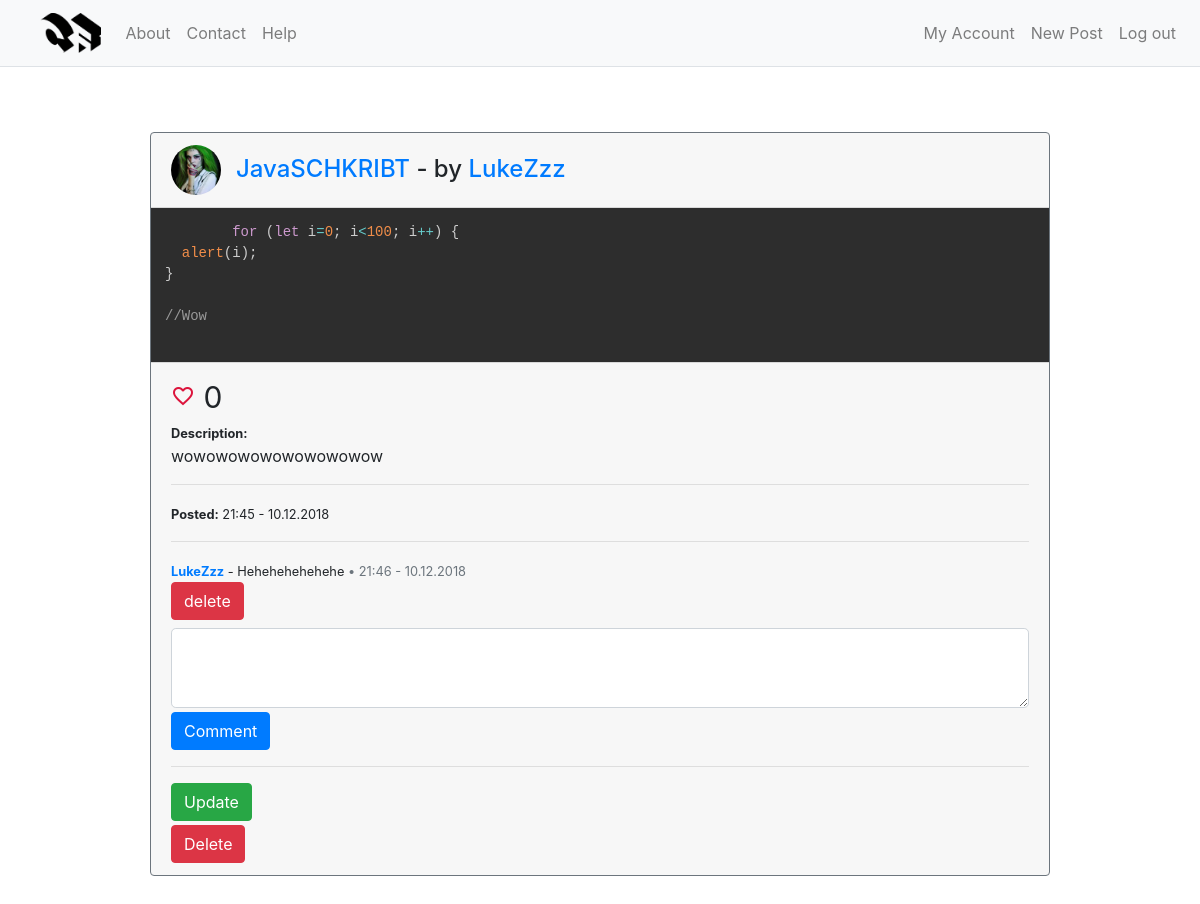
Before: /post/4 (signed in) with the older database file.
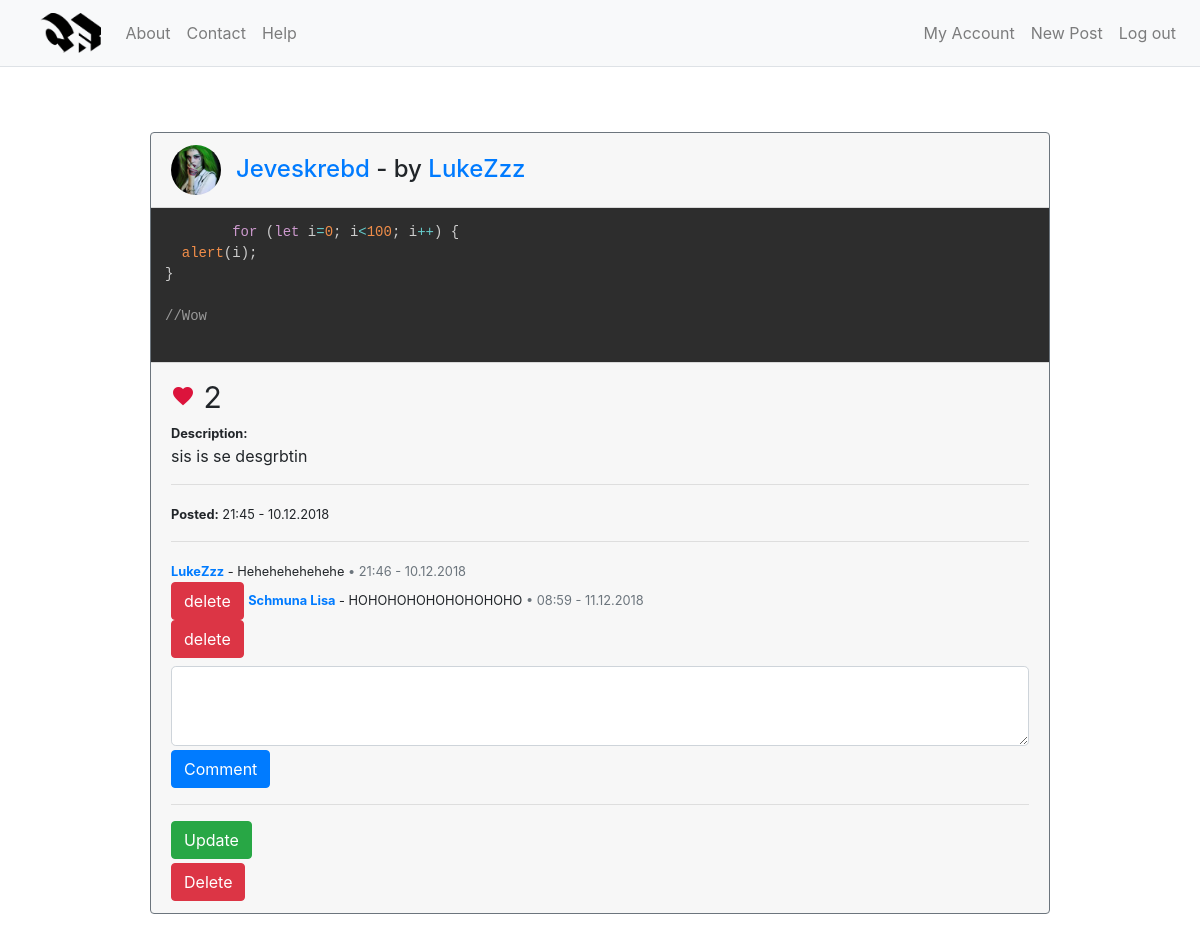
After: the same page with the newer database file.
### website/models.py (models this page shows, shortened)
class User(db.Model, UserMixin):
    id = db.Column(db.Integer, primary_key=True)
    username = db.Column(db.String(20), unique=True, nullable=False)
    email = db.Column(db.String(120), unique=True, nullable=False)
    image_file = db.Column(db.String(20), nullable=False, default='default.jpg')
    password = db.Column(db.String(60), nullable=False)
    posts = db.relationship('Post', backref='author', lazy=True)
    liked_comments = db.relationship('CommentLike', backref='user', lazy=True)
    liked_posts = db.relationship('PostLike', backref='user', lazy=True)

class Post(db.Model):
    id = db.Column(db.Integer, primary_key=True)
    title = db.Column(db.String(50), nullable=False)
    datetime = db.Column(db.DateTime, nullable=False, default=datetime.utcnow)
    code = db.Column(db.Text, nullable=False)
    description = db.Column(db.Text, nullable=False)
    user_id = db.Column(db.Integer, db.ForeignKey('user.id'))
    language_id = db.Column(db.Integer, db.ForeignKey('language.id'))
    user_likes = db.relationship('PostLike', backref='likes', lazy=True)
    comments = db.relationship('Comment', backref='comments')
    language = db.relationship('Language', backref='language')

class Comment(db.Model):
    id = db.Column(db.Integer, primary_key=True)
    content = db.Column(db.Text, nullable=False)
    datetime = db.Column(db.DateTime, nullable=False, default=datetime.utcnow)
    post_id = db.Column(db.Integer, db.ForeignKey('post.id'))
    user_id = db.Column(db.Integer, db.ForeignKey('user.id'))
    user_likes = db.relationship('CommentLike', backref='likes', lazy=True)
    user = db.relationship('User', backref='author')

### website/posts/routes.py (the view, shortened to what this page needs)
@posts.route("/post/<int:id>", methods=['GET', 'POST'])
def post(id):
    post = Post.query.get_or_404(id)
    form = CommentForm()
    for error in form.errors:
        flash(error)
    return render_template('post.html', title=post.title, post=post, form=form, getLikeUrl=getLikeUrl, getLikeIcon=getLikeIcon)

### website/posts/forms.py
class CommentForm(FlaskForm):
    comment = TextAreaField('Your Comment', validators=[DataRequired(), Length(min=1, max=500)], render_kw={
        "autocomplete" : "off",
        "autocorrect" : "off",
        "autocapitalize" : "off",
        "spellcheck" : "false"
    })
    submit = SubmitField('Comment')

### website/main/routes.py (called while the page is built)
def getLikeIcon(post):
        liked = PostLike.query.filter_by(user_id=current_user.id, post_id=post.id).first()
        if liked:
            return 'favorite'
        return 'favorite_border'

def getLikeUrl(post):
    liked = PostLike.query.filter_by(user_id=current_user.id, post_id=post.id).first()
    if liked:
        return 'posts.unlike'
    return 'posts.like'

### website/models.py (called while the page is built)
@login_manager.user_loader
def load_user(user_id):
    return User.query.get(int(user_id))

### website/templates/post.html (shortened to what this page needs)
{% extends "layout.html" %}
{% block content %}
<div class="card w-75 ml-auto mr-auto m-5 border-secondary">
  <div class="card-header">
    <div class="w-25">
      <img style="width:50px;float:left;" class="rounded-circle account-img" src="{{ url_for('static', filename='profile_pics/' + post.author.image_file) }}" alt="">
    </div>
    <div class="felx-column">
      <h4 style="position:relative;left:15px;top:10px;"><a href="{{ url_for('posts.post', id=post.id) }}" style="text-decoration:none;">{{ post.title }}</a> - by <a alt="{{ post.author.username }}" title="{{ post.author.username }}" href="{{ url_for('users.user', username=post.author.username) }}" style="width:50px;height:50px;text-decoration:none;">{{ post.author.username }}</a></h4>
    </div>
  </div>
  <div class="card-body p-0">
      <pre class="language-{{ post.language.name }} m-0">
        <code>{{ post.code }}</code>
      </pre>
  </div>
  <div class="card-footer">
    {% if current_user.is_authenticated %}
    <a href="{{ url_for(getLikeUrl(post), id=post.id) }}"><i class="material-icons like_button">{{ getLikeIcon(post) }}</i></a><small style="font-size: 30px;"> {{ post.user_likes|length }}</small><br>
    {% endif %}
    <small><b>Description:</b></small>
    <p>{{ post.description }}</p>
    <hr>
    <small><b>Posted:</b> {{ post.datetime.strftime('%H:%M - %d.%m.%Y') }}</small>
    {% if post.comments %}<hr>{% endif %}
    {% for comment in post.comments %}
      <small><b><a href="{{ url_for('users.user', username=comment.user.username) }}">{{ comment.user.username }}</a></b> - {{ comment.content }}<span class="text-muted"> • {{ comment.datetime.strftime('%H:%M - %d.%m.%Y') }}</span></small><br><a href="{{ url_for('posts.delete_post', post_id=post.id, comment_id=comment.id) }}" class="btn btn-danger">delete</a>
    {% endfor %}
    {% if current_user.is_authenticated %}
      <div class="form-inline">
        <form class="w-100" action="" method="post">
          {% if form.comment.errors %}
              {{ form.comment(class="form-control form-control-lg is-invalid comment_field w-100 p-1") }}
              <div class="invalid-feedback">
                  {% for error in form.comment.errors %}
                      <span>{{ error }}</span>
                  {% endfor %}
              </div>
          {% else %}
              {{ form.comment(class="form-control form-control-lg comment_field w-100 p-1 mt-2") }}
          {% endif %}
          {{ form.submit(class="btn btn-primary mt-1") }}
        </form>
      </div>
    {% endif %}
    {% if post.author == current_user %}
    <hr>
    <form action="{{ url_for('posts.update_post', id=post.id) }}" method="GET">
      <input class="btn btn-success mb-1" type="submit" value="Update">
    </form>
    <form action="{{ url_for('posts.delete_post', id=post.id) }}" method="POST">
      <input class="btn btn-danger" type="submit" value="Delete">
    </form>
    {% endif %}
  </div>
</div>
{% endblock content %}

### website/templates/layout.html (shortened to what this page needs)
<!DOCTYPE html>
<html lang="en" dir="ltr">
  <head>
    <link rel="stylesheet" href="https://maxcdn.bootstrapcdn.com/bootstrap/4.0.0/css/bootstrap.min.css">
    <link rel="stylesheet" href="{{ url_for('static', filename='master.css') }}">
    <link rel="stylesheet" href="{{ url_for('static', filename='prism.css') }}">
  </head>
  <body>
    {% include "navbar.html" %}
    <div class="container-fluid">
      <div class="row">
        <div class="col-12">
        </div>
        {% block content %}{% endblock %}
      </div>
    </div>
  </body>
</html>

### website/templates/navbar.html (shortened to what this page needs)
<nav class="navbar navbar-expand-md navbar-light bg-light border-bottom mb-3">
    <a class="navbar-brand ml-4" href="{{ url_for('main.home') }}">
      <img src="{{ url_for('static', filename='Logo.png') }}" alt="logo" style="height:40px;">
    </a>
    <div id="navbarNavDropdown" class="navbar-collapse collapse">
        <ul class="navbar-nav w-100">
            <li class="nav-item">
                <a class="nav-link" href="{{ url_for('main.about') }}">About</a>
            </li>
            <li class="nav-item">
                <a class="nav-link" href="{{ url_for('main.contact') }}">Contact</a>
            </li>
            <li class="nav-item">
                <a class="nav-link" href="{{ url_for('main.help', path='test.txt') }}">Help</a>
            </li>
            {% if not current_user.is_authenticated %}
              <li class="nav-item  ml-md-auto ml-lg-auto">
                  <a class="nav-link" href="{{ url_for('users.login') }}">Log In</a>
              </li>
              <li class="nav-item">
                  <a class="nav-link" href="{{ url_for('users.register') }}">Register</a>
              </li>
            {% else %}
              <li class="nav-item  ml-md-auto ml-lg-auto">
                  <a class="nav-link" href="{{ url_for('users.account') }}">My Account</a>
              </li>
              <li class="nav-item">
                  <a class="nav-link" href="{{ url_for('users.new') }}">New Post</a>
              </li>
              <li class="nav-item">
                  <a class="nav-link" href="{{ url_for('users.logout') }}">Log out</a>
              </li>
            {% endif %}
        </ul>
    </div>
</nav>

### website/static/master.css (style rules this page uses)
.comment_field { height: 80px; font-size: 14px; }
.like_button { color: crimson; }

### website/static/prism.css (style rules this page uses)
code[class*="language-"], pre[class*="language-"] { color: #ccc; background: none; font-family: Consolas, Monaco, 'Andale Mono', 'Ubuntu Mono', monospace; text-align: left; white-space: pre; word-spacing: normal; word-break: normal; word-wrap: normal; line-height: 1.5; -moz-tab-size: 4; -o-tab-size: 4; tab-size: 4; -webkit-hyphens: none; -moz-hyphens: none; -ms-hyphens: none; hyphens: none; }
pre[class*="language-"] { padding: 1em; margin: .5em 0; overflow: auto; }
:not(pre) > code[class*="language-"], pre[class*="language-"] { background: #2d2d2d; }

Changed rows visible on the page:
changed Post: title "JavaSCHKRIBT" → "Jeveskrebd"; description "wowowowowowowowowow" → "sis is se desgrbtin"
added Comment: user.username "Schmuna Lisa", content "HOHOHOHOHOHOHOHOHO", datetime "08:59 - 11.12.2018"
Other visible differences:
{{ post.user_likes|length }}: "0" → "2"
